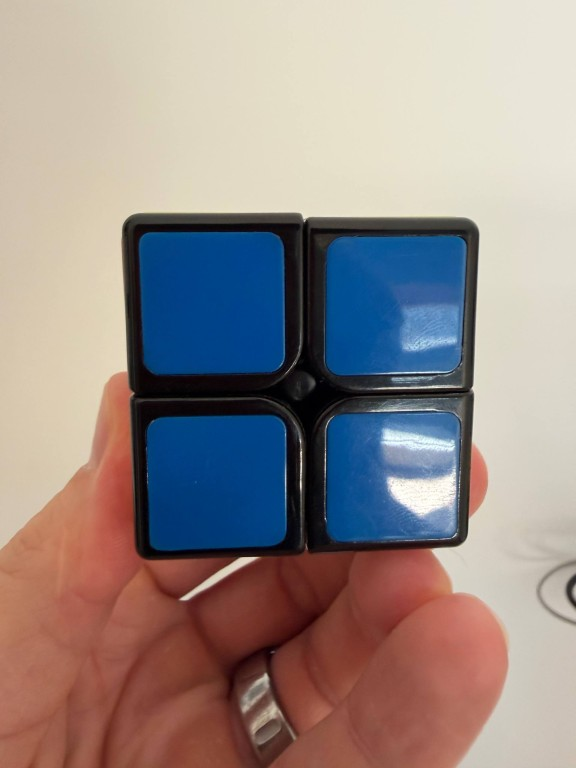
#> input picture test-data/reference-cube/blue.jpg, 576 x 768 px
$ python -i processing.py   (imports and definitions only)   (older library calls are emulated)
#> lines starting #> are read from the running program, lines starting #| are printed output that depends on the picture
from __future__ import annotations

from dataclasses import dataclass
from io import BytesIO

import cv2
import numpy as np
from PIL import Image, ImageOps, UnidentifiedImageError

MAX_UPLOAD_BYTES = 5 * 1024 * 1024
MAX_IMAGE_PIXELS = 16_000_000
TARGET_SIZE = 768
STICKER_ROI_MARGIN = 0.20
BLACK_PLASTIC_VALUE_MAX = 65
FACE_STRUCTURE_MIN = 0.30
LOW_LIGHT_WARNING_MEDIAN = 55
EXTREME_DARK_MEDIAN = 22
LOW_LIGHT_WARNING_DARK_FRACTION = 0.25
EXTREME_DARK_FRACTION = 0.75


class ImageProcessingError(ValueError):
    pass


@dataclass(frozen=True, slots=True)
class StickerSample:
    lab: tuple[float, float, float]
    preview_hex: str
    consistency: float


@dataclass(frozen=True, slots=True)
class QualityReport:
    blur_score: float
    boundary_score: float
    underexposed_fraction: float
    full_image_underexposed_fraction: float
    sticker_median_brightness: float
    overexposed_fraction: float
    glare_fraction: float
    border_dark_fraction: float
    separator_dark_fraction: float
    sticker_dark_fraction: float
    face_structure_score: float
    warnings: tuple[str, ...]
    warning_codes: tuple[str, ...]
    blocking_reasons: tuple[str, ...]
    retake_recommended: bool


@dataclass(frozen=True, slots=True)
class ProcessedFace:
    samples: tuple[StickerSample, StickerSample, StickerSample, StickerSample]
    quality: QualityReport


# [21 lines left out: function _decode_image, not called in this run]


def _rectangle_fraction(integral: np.ndarray, x0: float, y0: float, x1: float, y1: float) -> float:
    left, top = int(x0), int(y0)
    right, bottom = int(x1), int(y1)
    total = (
        integral[bottom, right]
        - integral[top, right]
        - integral[bottom, left]
        + integral[top, left]
    )
    return float(total / max(1, (right - left) * (bottom - top)))


def _candidate_structure(
    integral: np.ndarray, x: int, y: int, size: int
) -> tuple[float, float, float, float]:
    border = size * 0.06
    separator = size * 0.035
    cell = size / 2
    margin = cell * STICKER_ROI_MARGIN
    border_dark = float(
        np.mean(
            [
                _rectangle_fraction(integral, x, y, x + size, y + border),
                _rectangle_fraction(integral, x, y + size - border, x + size, y + size),
                _rectangle_fraction(integral, x, y + border, x + border, y + size - border),
                _rectangle_fraction(
                    integral, x + size - border, y + border, x + size, y + size - border
                ),
            ]
        )
    )
    separator_dark = float(
        np.mean(
            [
                _rectangle_fraction(
                    integral,
                    x + size / 2 - separator,
                    y + border,
                    x + size / 2 + separator,
                    y + size - border,
                ),
                _rectangle_fraction(
                    integral,
                    x + border,
                    y + size / 2 - separator,
                    x + size - border,
                    y + size / 2 + separator,
                ),
            ]
        )
    )
    sticker_dark = float(
        np.mean(
            [
                _rectangle_fraction(
                    integral,
                    x + column * cell + margin,
                    y + row * cell + margin,
                    x + (column + 1) * cell - margin,
                    y + (row + 1) * cell - margin,
                )
                for row in range(2)
                for column in range(2)
            ]
        )
    )
    score = float(np.clip(0.42 * border_dark + 0.52 * separator_dark - 0.28 * sticker_dark, 0, 1))
    return score, border_dark, separator_dark, sticker_dark


def _black_plastic_integral(image: np.ndarray) -> np.ndarray:
    value = cv2.cvtColor(image, cv2.COLOR_BGR2HSV)[..., 2]
    return cv2.integral((value < BLACK_PLASTIC_VALUE_MAX).astype(np.uint8))


def _locate_face(image: np.ndarray) -> np.ndarray:
    """Find this cube's black square 2x2 frame in a contextual upload.

    Live camera captures are already square guide crops and stay pixel-aligned.
    Portrait reference/file uploads are searched for the strongest black outer
    border plus central cross, which ignores the surrounding hand/background.
    """
    height, width = image.shape[:2]
    if 0.92 <= width / height <= 1.08:
        return cv2.resize(image, (TARGET_SIZE, TARGET_SIZE), interpolation=cv2.INTER_AREA)

    integral = _black_plastic_integral(image)
    shortest = min(height, width)
    step = max(4, round(shortest * 0.012))
    best: tuple[float, int, int, int] | None = None
    for scale in np.arange(0.50, 0.861, 0.025):
        size = round(shortest * scale)
        if height >= width:
            x_range = range(0, width - size + 1, step)
            y_start, y_stop = round(height * 0.23), min(height - size, round(height * 0.70))
            y_range = range(max(0, y_start), max(0, y_stop) + 1, step)
        else:
            y_range = range(0, height - size + 1, step)
            x_start, x_stop = round(width * 0.15), min(width - size, round(width * 0.85))
            x_range = range(max(0, x_start), max(0, x_stop) + 1, step)
        for y in y_range:
            for x in x_range:
                score, _, _, _ = _candidate_structure(integral, x, y, size)
                center_penalty = (
                    abs(x + size / 2 - width / 2) / width
                    + abs(y + size / 2 - height / 2) / height * 0.25
                ) * 0.12
                candidate = (score - center_penalty, x, y, size)
                if best is None or candidate[0] > best[0]:
                    best = candidate
    if best is None:
        side = shortest
        x, y = (width - side) // 2, (height - side) // 2
    else:
        _, x, y, side = best
    return cv2.resize(
        image[y : y + side, x : x + side],
        (TARGET_SIZE, TARGET_SIZE),
        interpolation=cv2.INTER_AREA,
    )


# [120 lines left out: functions _opencv_lab_to_cie, _sticker_patch, _sample_patch, process_face_image, not called in this run]

>>> import cv2
>>> picture = cv2.cvtColor(cv2.imread('../../../test-data/reference-cube/blue.jpg'), cv2.COLOR_BGR2RGB)
>>> result = _locate_face(picture)
#> in _black_plastic_integral, `value = cv2.cvtColor(image, cv2.COLOR_BGR2HSV)[..., 2]`:
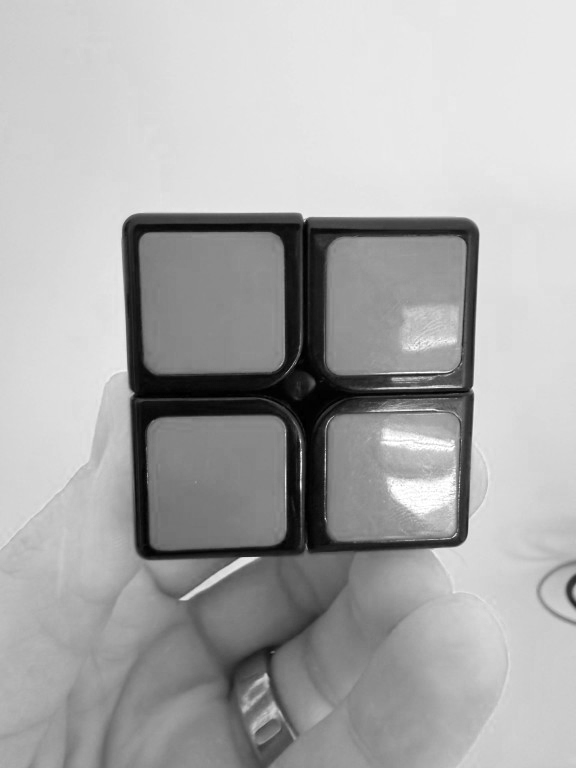
#> value: shape (768, 576); min 0, max 255, mean 171.7
#> in _black_plastic_integral, `return cv2.integral((value < BLACK_PLASTIC_VALUE_MAX).astype(np.uint8))`:
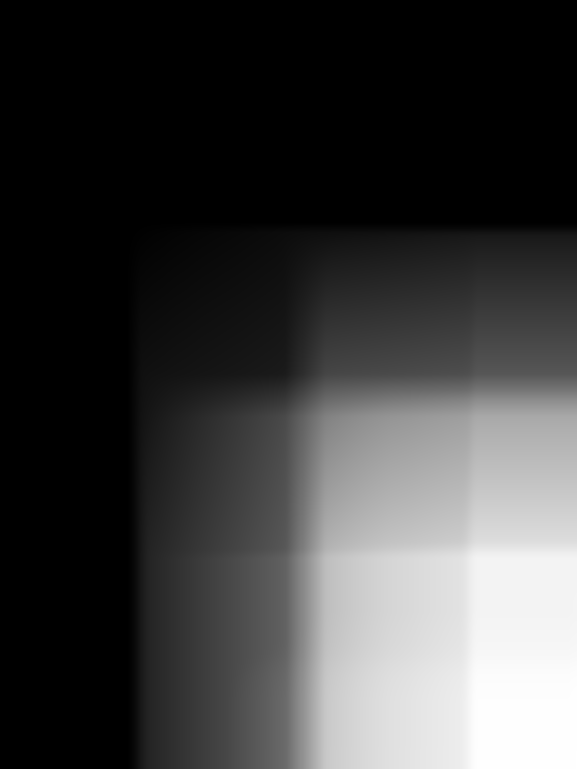
#> returned value: shape (769, 577) int32; min 0, max 35226, mean 8684.3; drawn with min black and max white
#> the loop in _locate_face, `for scale in np.arange(0.50, 0.861, 0.025):` made 15 passes
#> in _locate_face, `return cv2.resize( image[y : y + side, x : x + side], (TARGET_SIZE, TA..`:
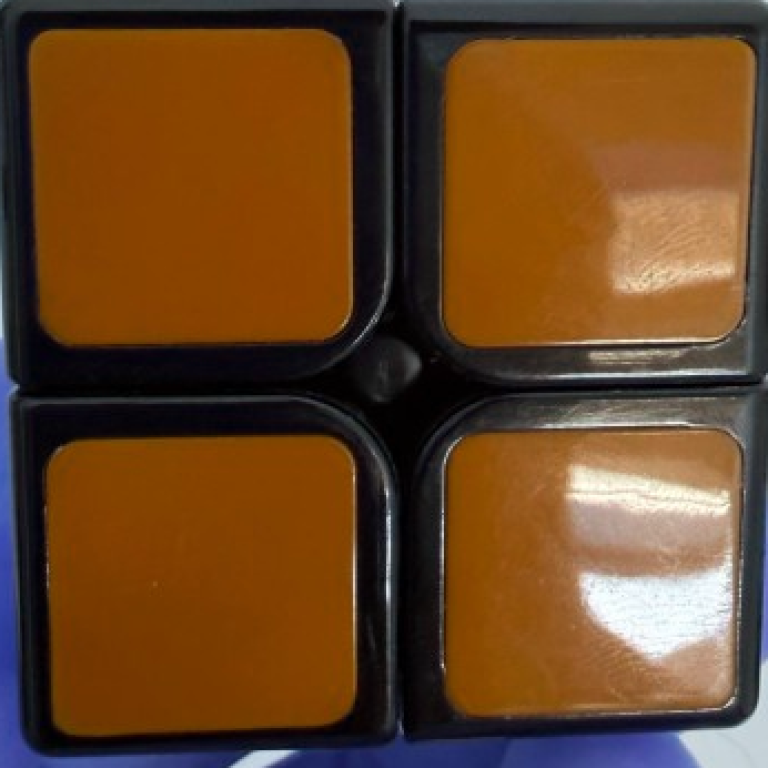
#> returned value: shape (768, 768, 3); mean of channels 0, 1, 2 36.1, 68.7, 104.7; drawn as B, G, R

$ run again, on test-data/reference-cube/green.jpg
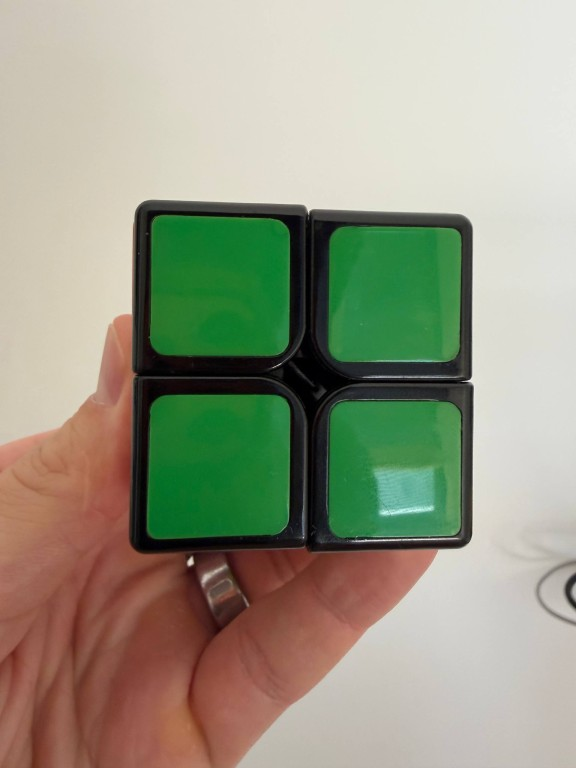
#> input picture test-data/reference-cube/green.jpg, 576 x 768 px
#> in _black_plastic_integral, `return cv2.integral((value < BLACK_PLASTIC_VALUE_MAX).astype(np.uint8))`:
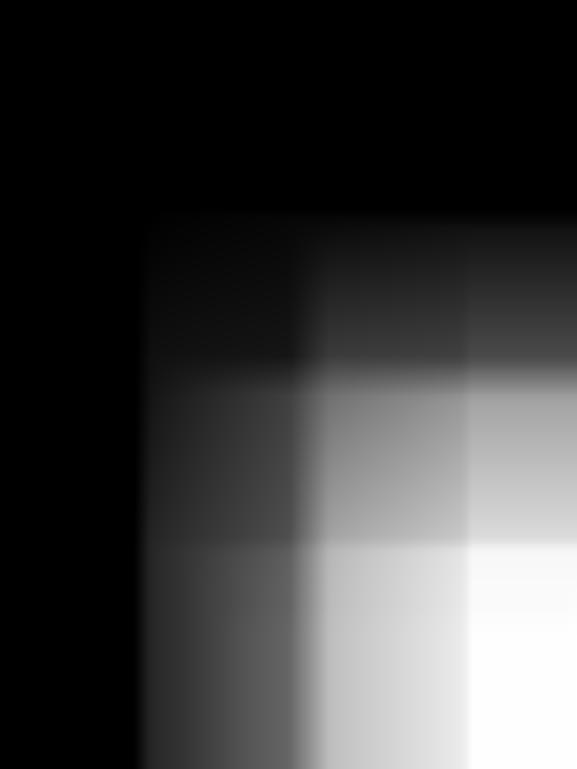
#> returned value: shape (769, 577) int32; min 0, max 37573, mean 9120.2; drawn with min black and max white
#> the loop in _locate_face, `for scale in np.arange(0.50, 0.861, 0.025):` made 15 passes
#> in _locate_face, `return cv2.resize( image[y : y + side, x : x + side], (TARGET_SIZE, TA..`:
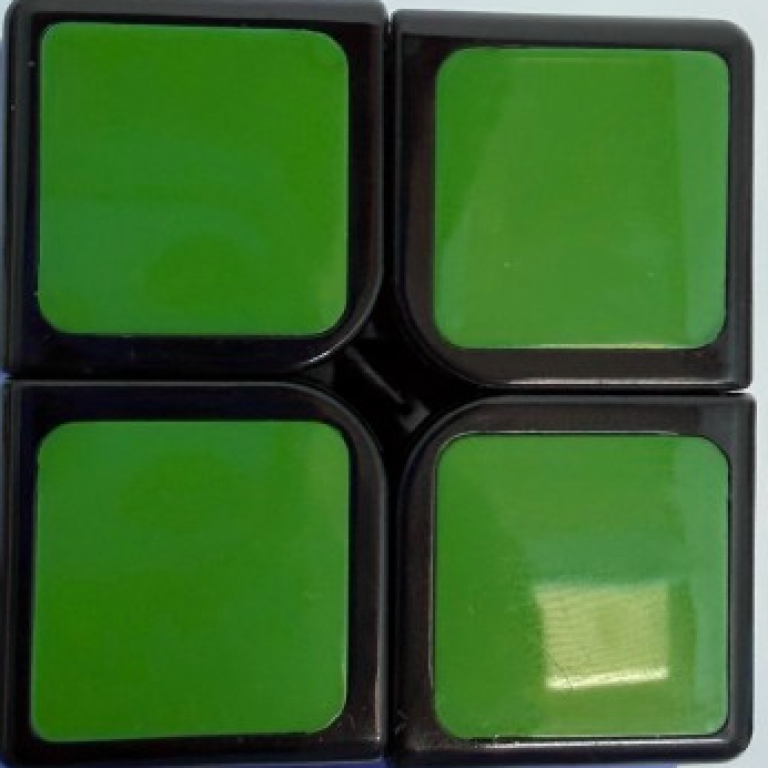
#> returned value: shape (768, 768, 3); mean of channels 0, 1, 2 41.7, 97.7, 54.7; drawn as B, G, R

$ run again, on test-data/reference-cube/orange.jpg
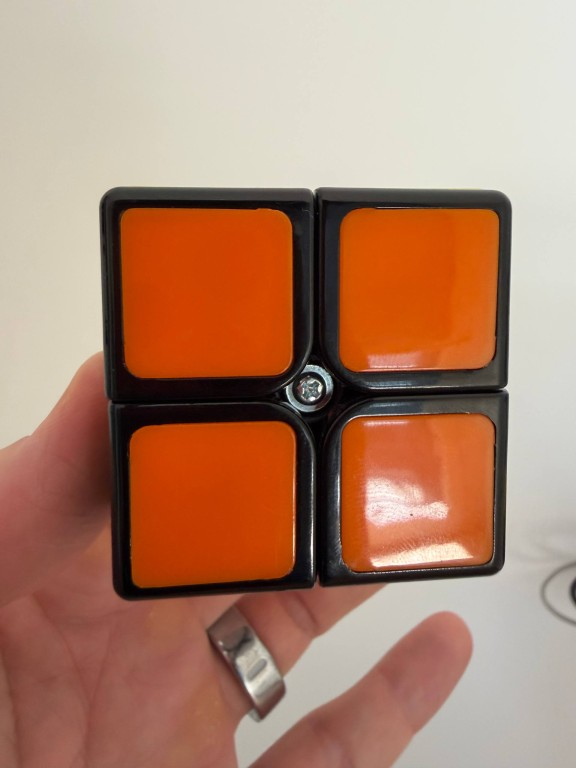
#> input picture test-data/reference-cube/orange.jpg, 576 x 768 px
#> in _black_plastic_integral, `return cv2.integral((value < BLACK_PLASTIC_VALUE_MAX).astype(np.uint8))`:
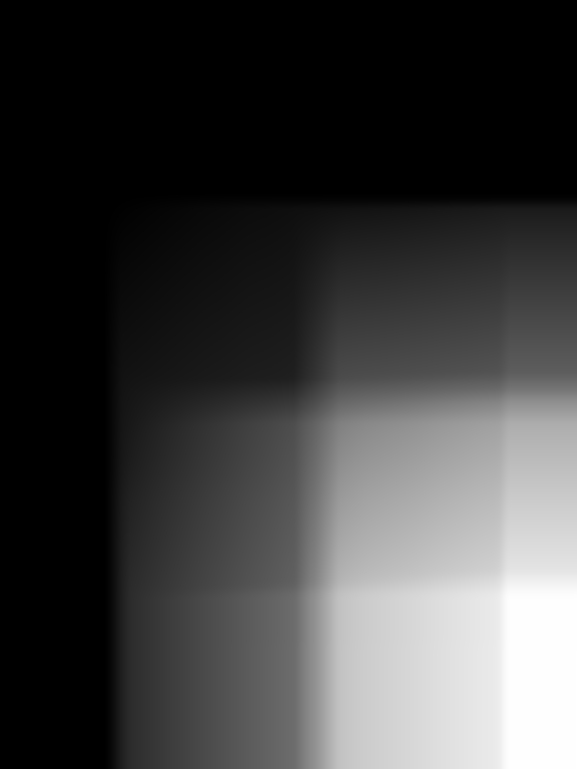
#> returned value: shape (769, 577) int32; min 0, max 45401, mean 11306.5; drawn with min black and max white
#> the loop in _locate_face, `for scale in np.arange(0.50, 0.861, 0.025):` made 15 passes
#> in _locate_face, `return cv2.resize( image[y : y + side, x : x + side], (TARGET_SIZE, TA..`:
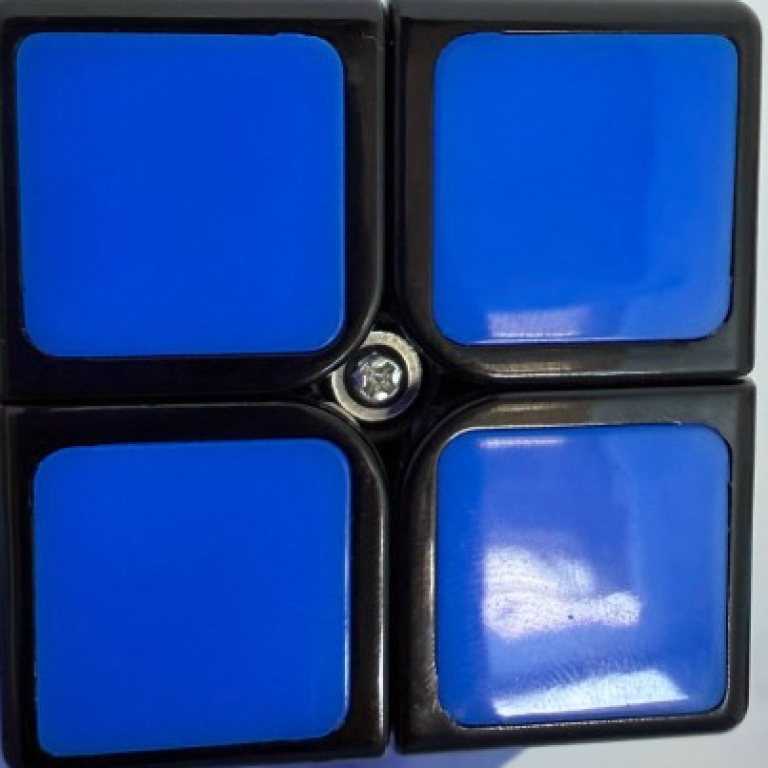
#> returned value: shape (768, 768, 3); mean of channels 0, 1, 2 148.5, 70, 30.5; drawn as B, G, R

$ run again, on test-data/reference-cube/red.jpg
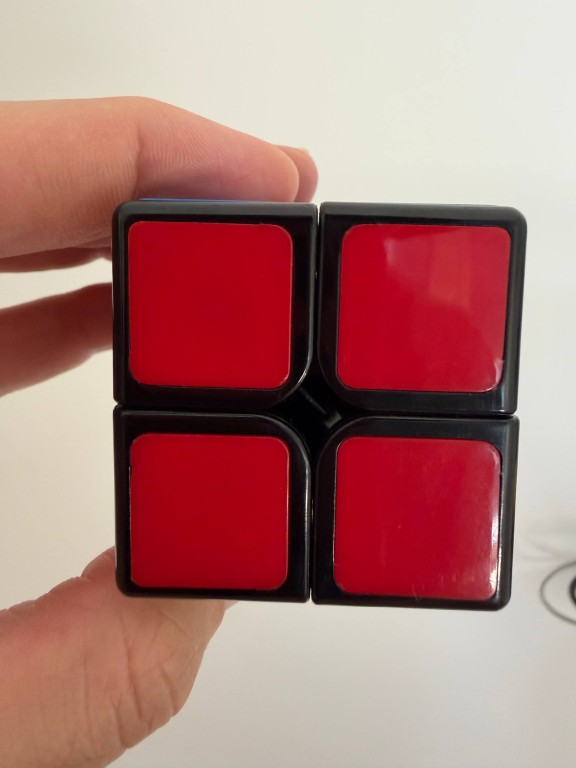
#> input picture test-data/reference-cube/red.jpg, 576 x 768 px
#> in _black_plastic_integral, `return cv2.integral((value < BLACK_PLASTIC_VALUE_MAX).astype(np.uint8))`:
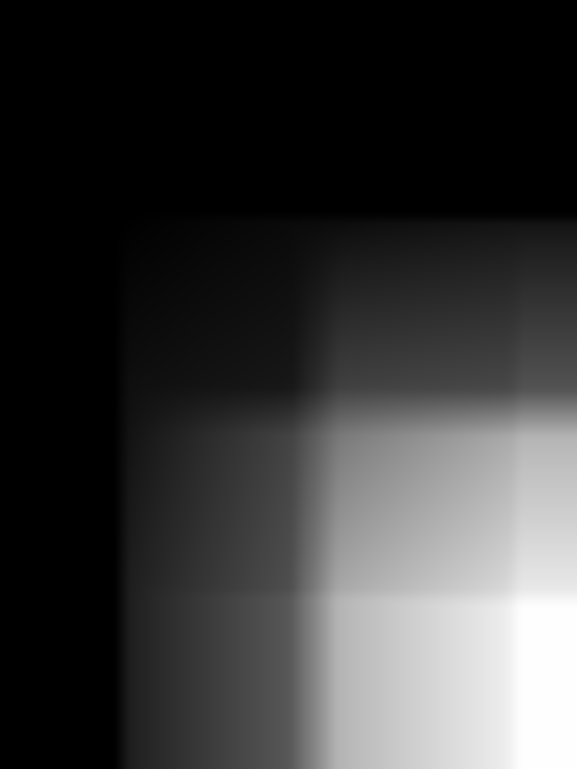
#> returned value: shape (769, 577) int32; min 0, max 48304, mean 10737.3; drawn with min black and max white
#> the loop in _locate_face, `for scale in np.arange(0.50, 0.861, 0.025):` made 15 passes
#> in _locate_face, `return cv2.resize( image[y : y + side, x : x + side], (TARGET_SIZE, TA..`:
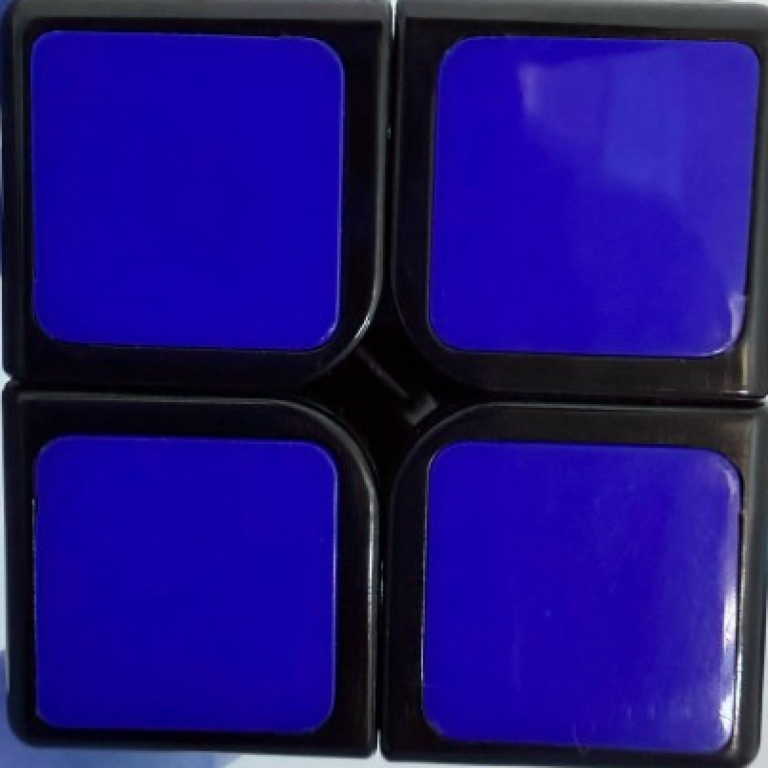
#> returned value: shape (768, 768, 3); mean of channels 0, 1, 2 122.3, 16.9, 29.8; drawn as B, G, R
